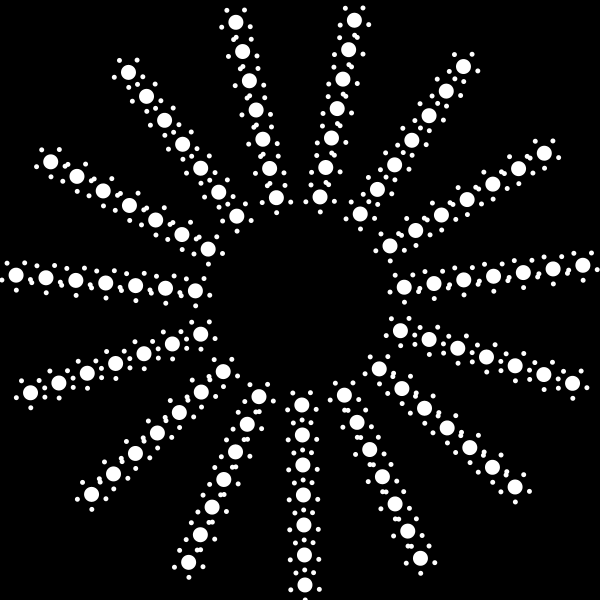
Frame 1 (no input)
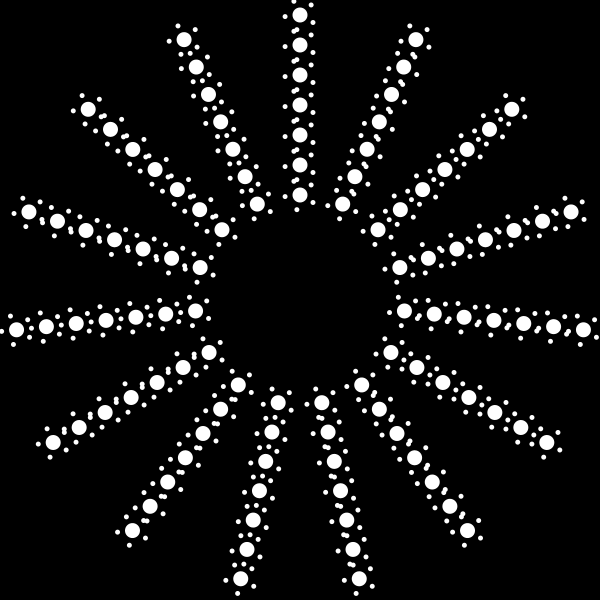
Frame 60 (the mouse pressed at the canvas centre just before this capture)
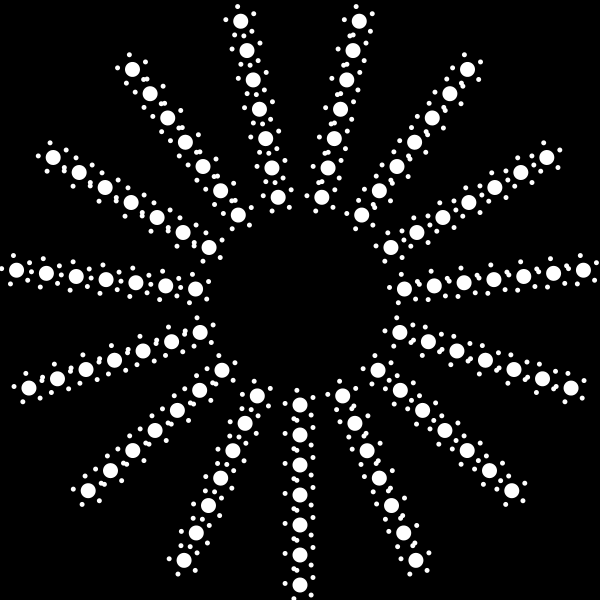
Frame 120 (the mouse held since frame 60 and released just before this capture)

The Processing sketch that drew these frames (run headless with seeded random() and noise(); from frame 60 on, the mouse is pressed at the canvas centre):

// Processing sketch: circleRotating3
// ── circleRotating3.pde
void setup() {
  size(600, 600);
  background(0);
  noStroke();
  
}
void draw() {
  background(0);
 
  for(int i = 0; i < 15; i++) {
    fill(255);
    for(int r = 105; r < width/2; r+=30) {
      float x1 = r*sin(radians(frameCount+i*24));
      float y1 = r*cos(radians(frameCount+i*24));
      pushMatrix();
      translate(width/2, height/2);
      ellipse(x1, y1, 15, 15);
      
      for(int k = 0; k < 5; k++) {
      pushMatrix();
      translate(x1, y1);
      ellipse(15*sin(radians(frameCount+k*72*3)), 15*cos(radians(frameCount+k*72*3)), 5, 5);
      popMatrix();
      }
      popMatrix();
    }
  }
  
}
